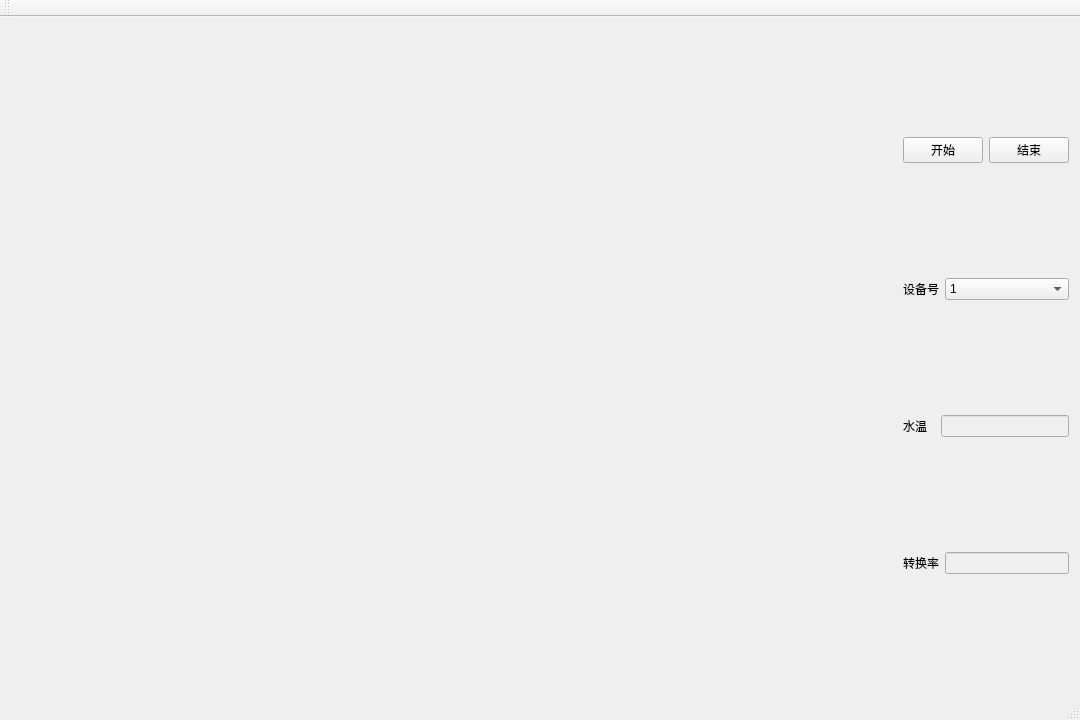
<?xml version="1.0" encoding="UTF-8"?>
<ui version="4.0">
 <class>MainWindow</class>
 <widget class="QMainWindow" name="MainWindow">
  <property name="geometry">
   <rect>
    <x>0</x>
    <y>0</y>
    <width>1080</width>
    <height>720</height>
   </rect>
  </property>
  <property name="sizePolicy">
   <sizepolicy hsizetype="Preferred" vsizetype="Preferred">
    <horstretch>0</horstretch>
    <verstretch>0</verstretch>
   </sizepolicy>
  </property>
  <property name="minimumSize">
   <size>
    <width>1080</width>
    <height>720</height>
   </size>
  </property>
  <property name="maximumSize">
   <size>
    <width>16777215</width>
    <height>16777215</height>
   </size>
  </property>
  <property name="windowTitle">
   <string>MainWindow</string>
  </property>
  <widget class="QWidget" name="centralWidget">
   <layout class="QHBoxLayout" name="horizontalLayout_6" stretch="9,1">
    <item>
     <layout class="QGridLayout" name="gridLayout">
      <item row="0" column="1">
       <widget class="QCustomPlot" name="plot_2" native="true">
        <widget class="QLabel" name="lb_position2">
         <property name="geometry">
          <rect>
           <x>320</x>
           <y>10</y>
           <width>72</width>
           <height>15</height>
          </rect>
         </property>
         <property name="text">
          <string/>
         </property>
        </widget>
       </widget>
      </item>
      <item row="1" column="0">
       <widget class="QCustomPlot" name="plot_3" native="true">
        <widget class="QLabel" name="lb_position3">
         <property name="geometry">
          <rect>
           <x>320</x>
           <y>10</y>
           <width>72</width>
           <height>15</height>
          </rect>
         </property>
         <property name="text">
          <string/>
         </property>
        </widget>
       </widget>
      </item>
      <item row="1" column="1">
       <widget class="QCustomPlot" name="plot_4" native="true">
        <widget class="QLabel" name="lb_position4">
         <property name="geometry">
          <rect>
           <x>320</x>
           <y>10</y>
           <width>72</width>
           <height>15</height>
          </rect>
         </property>
         <property name="text">
          <string/>
         </property>
        </widget>
       </widget>
      </item>
      <item row="0" column="0">
       <widget class="QCustomPlot" name="plot_1" native="true">
        <widget class="QLabel" name="lb_position1">
         <property name="geometry">
          <rect>
           <x>320</x>
           <y>10</y>
           <width>72</width>
           <height>15</height>
          </rect>
         </property>
         <property name="text">
          <string/>
         </property>
        </widget>
       </widget>
      </item>
     </layout>
    </item>
    <item>
     <layout class="QVBoxLayout" name="verticalLayout">
      <item>
       <layout class="QHBoxLayout" name="horizontalLayout_5">
        <item>
         <widget class="QPushButton" name="button_Start">
          <property name="text">
           <string>开始</string>
          </property>
         </widget>
        </item>
        <item>
         <widget class="QPushButton" name="button_End">
          <property name="text">
           <string>结束</string>
          </property>
         </widget>
        </item>
       </layout>
      </item>
      <item>
       <layout class="QHBoxLayout" name="horizontalLayout" stretch="2,8">
        <item>
         <widget class="QLabel" name="lb_id">
          <property name="sizePolicy">
           <sizepolicy hsizetype="Fixed" vsizetype="Preferred">
            <horstretch>0</horstretch>
            <verstretch>0</verstretch>
           </sizepolicy>
          </property>
          <property name="text">
           <string>设备号</string>
          </property>
         </widget>
        </item>
        <item>
         <widget class="QComboBox" name="cBox_id">
          <item>
           <property name="text">
            <string>1</string>
           </property>
          </item>
          <item>
           <property name="text">
            <string>2</string>
           </property>
          </item>
          <item>
           <property name="text">
            <string>3</string>
           </property>
          </item>
         </widget>
        </item>
       </layout>
      </item>
      <item>
       <layout class="QHBoxLayout" name="horizontalLayout_2" stretch="2,8">
        <item>
         <widget class="QLabel" name="lb_temperature">
          <property name="text">
           <string>水温</string>
          </property>
         </widget>
        </item>
        <item>
         <widget class="QLineEdit" name="le_temperature">
          <property name="enabled">
           <bool>false</bool>
          </property>
          <property name="alignment">
           <set>Qt::AlignCenter</set>
          </property>
         </widget>
        </item>
       </layout>
      </item>
      <item>
       <layout class="QHBoxLayout" name="horizontalLayout_4" stretch="2,8">
        <item>
         <widget class="QLabel" name="lb_ChangeRate">
          <property name="text">
           <string>转换率</string>
          </property>
         </widget>
        </item>
        <item>
         <widget class="QLineEdit" name="le_ChangeRate">
          <property name="enabled">
           <bool>false</bool>
          </property>
          <property name="alignment">
           <set>Qt::AlignCenter</set>
          </property>
         </widget>
        </item>
       </layout>
      </item>
     </layout>
    </item>
   </layout>
  </widget>
  <widget class="QMenuBar" name="menuBar">
   <property name="geometry">
    <rect>
     <x>0</x>
     <y>0</y>
     <width>1080</width>
     <height>26</height>
    </rect>
   </property>
  </widget>
  <widget class="QToolBar" name="mainToolBar">
   <attribute name="toolBarArea">
    <enum>TopToolBarArea</enum>
   </attribute>
   <attribute name="toolBarBreak">
    <bool>false</bool>
   </attribute>
  </widget>
  <widget class="QStatusBar" name="statusBar"/>
 </widget>
 <layoutdefault spacing="6" margin="11"/>
 <customwidgets>
  <customwidget>
   <class>QCustomPlot</class>
   <extends>QWidget</extends>
   <header location="global">qcustomplot.h</header>
   <container>1</container>
  </customwidget>
 </customwidgets>
 <resources/>
 <connections/>
</ui>
